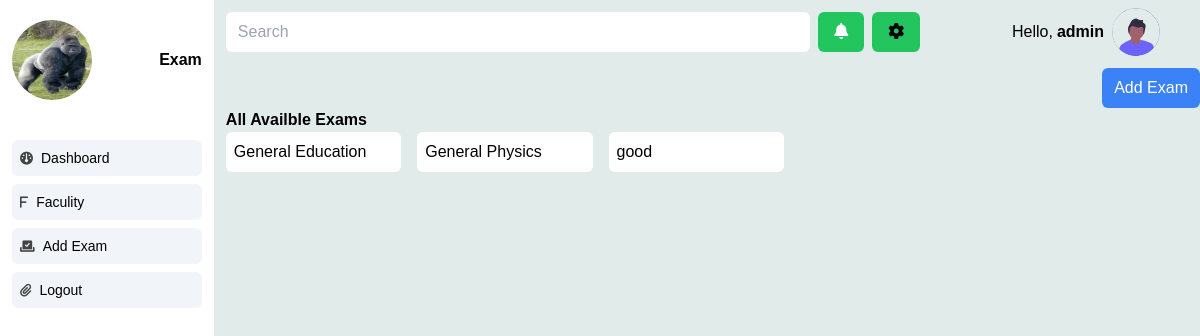
Before: /staff/exam (signed in) with the older database file.
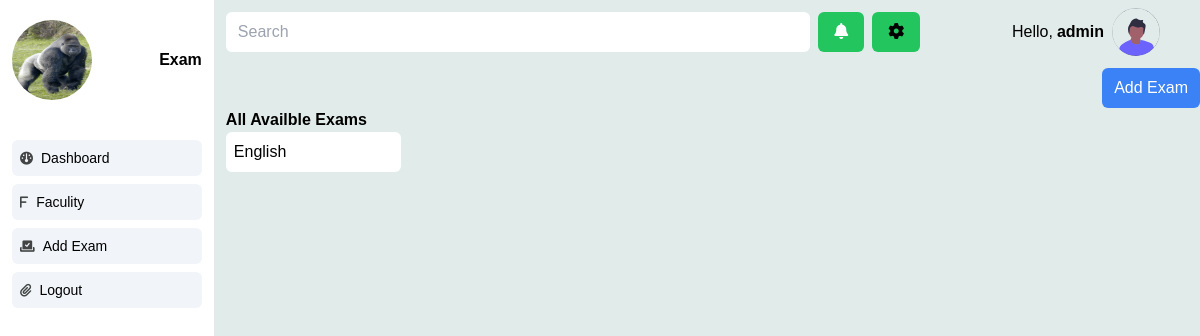
After: the same page with the newer database file.
### Quiz/models.py (models this page shows, shortened)
class Quiz(models.Model):
    id=models.UUIDField(primary_key=True,default=uuid.uuid4,editable=False)
    name=models.CharField(max_length=255)
    faculty=models.ForeignKey(Faculties,on_delete=models.CASCADE)
    number_of_questions=models.IntegerField(default=0)
    time=models.IntegerField(default=1,verbose_name='Duration of Quiz')
    required_score_to_pass=models.IntegerField()
    created_at=models.DateTimeField(default=timezone.now)
    class Meta:
        verbose_name_plural ='Quizes'

### Staff/views.py (the view, shortened to what this page needs)
# urls.py: path('exam',Exam.as_view(),name='add_exam'),
class Exam(View):
    @method_decorator(staff_member_required(login_url=reverse_lazy('login')))
    def dispatch(self, *args, **kwargs):
        return super().dispatch(*args, **kwargs)
    def get(self,request):
        exams=Quiz.objects.all()
        context={"exams":exams}
        return render(request,'staff_exam.html',context)

### Staff/templates/staff_exam.html (shortened to what this page needs)
{% extends 'staff_base.html' %} {% block Heading %} Exam {% endblock Heading %}
{% block content %}
<div class="flex flex-col w-[100%]">
  <button
    id="add_exam_button"
    class="self-end py-2 px-3 bg-blue-500 text-white rounded-md"
  >
    Add Exam
  </button>
  <div>
    <h4 class="text-md font-bold">All Availble Exams</h4>
    <div class="flex flex-row flex-wrap gap-2">
      {% for exam in exams %}
      <button
        data-quiz-id="{{ exam.id }}"
        id="quiz_button_edit"
        class="flex flex-col bg-white px-2 py-2 rounded-md w-[18%]"
      >
        <h4 class="text-md">{{exam.name}}</h4>
      </button>
      {% endfor %}
    </div>
  </div>
</div>
{% endblock content %}

Changed rows visible on the page:
removed Quiz: name "General Education"
removed Quiz: name "General Physics"
removed Quiz: name "good"
added Quiz: name "English"
